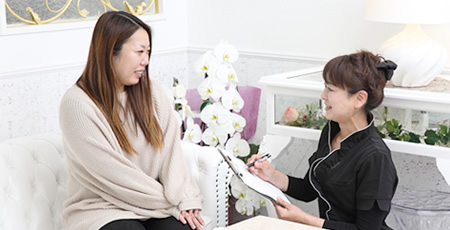
#> input picture site/assets/beginner_flow2.jpg, 450 x 230 px
$ python check.py
#> lines starting #> are read from the running program, lines starting #| are printed output that depends on the picture
"""公開前のガード"""
import base64
import glob
import os
import re
import sys
import urllib.parse

ROOT = os.path.dirname(os.path.dirname(os.path.abspath(__file__)))
os.chdir(ROOT)

FORBIDDEN = [
    'louiserever', 'Louise Rever', 'LOUISE REVER', 'ルイーズ', 'レヴェ',
    '和歌山', '海南', '073-482-3765', '0734823765', 'pnb6242x',
    'LIANGE', '34.1566', '135.211', '135.212',
    '後垣内', '西崎', '吉田', '宮本', '池田',

    'にしざき', 'よしだ', 'みやもと', 'いけだ',

    '西﨑', '髙', '𠮷',

    '073-494-3227', '0734943227',

    '株式会社　エターナル', '株式会社エターナル',
    '642-0002', '日方', 'グランドハイツ', 'wakayama',
    'x60074ea66a647f59', '8e55cb6ed0f9d602', '44Or44Kk44O844K644Os44O044Kn',
    'ana.exec', 'D000000500',
]

TEXT_EXT = ('.html', '.htm', '.css', '.js', '.xml', '.txt', '.json',
            '.webmanifest', '.php')

def targets(with_cgi=False):
    """検査するテキストファイルを列挙する"""
    for p in glob.glob('**/*', recursive=True):
        if not os.path.isfile(p):
            continue

        if p.startswith(('_tools' + os.sep, '_data' + os.sep, '_incoming' + os.sep)):
            continue
        if p.startswith('cgiFolder' + os.sep) and not with_cgi:
            continue
        if p.endswith(TEXT_EXT):
            yield p

# [55 lines left out: functions b64_decoded_chunks, pct_decoded_chunks, css_comments, not called in this run]

OWN_ART = {
    'logo.png', 'logo2.png', 'logo2_gold.png', 'ogp.jpg', 'map.jpg',
    'orn-light.jpg', 'sns_line_qr.png', 'sns_insta_photo.jpg',
}

def photo_like(placeholders):
    """テンプレート付属の写真が、まだ写真のまま残っているものを挙げる"""
    try:
        import warnings
        warnings.filterwarnings('ignore')
        from PIL import Image, ImageStat
    except ImportError:
        return []
    known = set(placeholders) | OWN_ART
    out = []
    for p in sorted(glob.glob('assets/*') + glob.glob('sp/**/*', recursive=True)):
        n = os.path.basename(p)
        if not os.path.isfile(p) or n in known:
            continue
        try:
            im = Image.open(p).convert('RGB')
        except Exception:
            continue
        if min(im.size) < 64:
            continue
        sm = im.resize((60, 60), Image.LANCZOS)
        if len(set(sm.getdata())) > 1500 and sum(ImageStat.Stat(sm).stddev) / 3 > 18:
            out.append(p)
    return out

def main():
    hits = []
    tokens = {}
    prices = 0
    files = list(targets())
    scan = list(targets(with_cgi=True))
    narrow = set(files)

    for p in scan:
        try:
            t = open(p, encoding='utf-8', errors='replace').read()
        except Exception:
            continue
        blobs = list(b64_decoded_chunks(t)) if p.endswith('.html') else []
        pcts = list(pct_decoded_chunks(t))
        for k in FORBIDDEN:
            n = t.count(k)
            if n:
                hits.append((p, k, n, '本文'))
            for b in blobs:
                nb = b.count(k)
                if nb:
                    hits.append((p, k, nb, 'base64の中'))
            for d in pcts:
                nd = d.count(k)
                if nd:
                    hits.append((p, k, nd, 'URLエンコードの中'))
        if p not in narrow:
            continue
        for m in re.finditer(r'\{\{([^}]{1,40})\}\}', t):
            tokens.setdefault(m.group(1), []).append(p)
        prices += len(re.findall(r'0,000', t))

    print('検査したファイル: %d（うち他店データの検査は %d）' % (len(files), len(scan)))
    print()

    print('■ 他店（Louise Rever）を特定できる文字列')
    if hits:
        for p, k, n, where in hits:
            print('   ✗ %-34s %-22s %d件（%s）' % (p, k, n, where))
        print('   → 残っています。この状態で公開してはいけません。')
    else:
        print('   ✓ 0件')
    print()

    tel_bad = []
    for p in scan:
        if not p.endswith(('.html', '.htm')):
            continue
        t = open(p, encoding='utf-8', errors='replace').read()
        for m in re.finditer(r'href="tel:([^"]+)"[^>]*>([^<]{0,40})<', t):
            raw, shown = m.group(1), m.group(2)
            a = re.sub(r'[^0-9]', '', raw)
            b = re.sub(r'[^0-9]', '', shown)
            if not a or not b:
                continue
            if a.startswith('81'):
                a = '0' + a[2:]
            if a != b:
                tel_bad.append((p, raw, shown))
    print('■ 電話：押すとかかる先と、画面の表示が合っているか')
    if tel_bad:
        for p, raw, shown in tel_bad:
            print('   ✗ %-34s 表示 %-16s → 実際は %s' % (p, shown, raw))
        print('   → 別の相手に掛かります。公開してはいけません。')
    else:
        print('   ✓ 食い違い 0件')
    print()

    print('■ 未確定の項目（伏せ字）: %d種' % len(tokens))
    for k in sorted(tokens):
        fs = tokens[k]
        print('   {{%s}}  %d箇所 / %dファイル' % (k, len(fs), len(set(fs))))
    print()

    own = set()
    for p2 in files:
        if not p2.endswith('.html') or p2.startswith('sp' + os.sep):
            continue
        s = open(p2, encoding='utf-8', errors='replace').read()
        own |= set(re.findall(r'class="([^"]*\blr-[\w-]+[^"]*)"', s))
    names = set()
    for v in own:
        names |= {x for x in v.split() if x.startswith('lr-')}
    style = ''
    for f2 in ('css/lr-common.css', 'js/lr-reveal.js', 'js/lr-nav.js',
               'js/lr-form.js', 'js/lr-schedule.js'):
        if os.path.exists(f2):
            style += open(f2, encoding='utf-8', errors='replace').read()
    orphan = sorted(n for n in names if n not in style)
    print('■ HTML の自作クラス %d種 → 受け手のないもの: %d種'
          % (len(names), len(orphan)))
    for n in orphan:
        print('   ✗ .%s  ― HTMLにあるが CSS/JS に無い' % n)
    print()

    print('■ 仮の料金（0,000）: %d件' % prices)

    lst = '_data/仮画像の一覧.txt'
    ph = []
    if os.path.exists(lst):
        ph = [x.strip() for x in open(lst, encoding='utf-8') if x.strip()
              and os.path.exists(os.path.join('assets', x.strip()))]
    print('■ 仮の画像: %d枚（一覧は %s）' % (len(ph), lst))

    rest = photo_like(ph)
#> in photo_like, im is the input picture: PIL image 450x230 RGB; mean R, G, B 192.7, 186.8, 183.8
#> in photo_like, `sm = im.resize((60, 60), Image.LANCZOS)`:
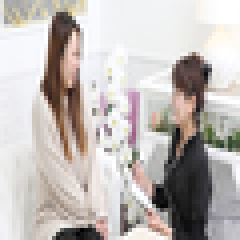
#> sm: PIL image 60x60 RGB (shown 4 times larger); mean R, G, B 192.6, 186.7, 183.7
#> pass 2 of the loop in photo_like, `for p in sorted(glob.glob('assets/*') + glob.glob('sp/**/*', recursive..`:
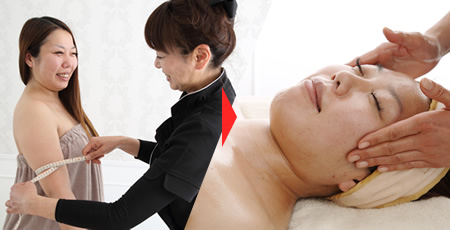
#> input picture site/assets/beginner_flow3.jpg, 450 x 230 px
#> in photo_like, im is the input picture: PIL image 450x230 RGB; mean R, G, B 176.4, 154.5, 142.7
#> in photo_like, `sm = im.resize((60, 60), Image.LANCZOS)`:
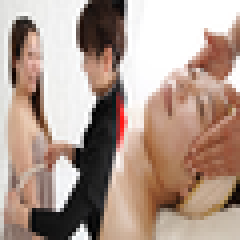
#> sm: PIL image 60x60 RGB (shown 4 times larger); mean R, G, B 176.3, 154.4, 142.6
#> pass 3 of the loop in photo_like, `for p in sorted(glob.glob('assets/*') + glob.glob('sp/**/*', recursive..`:
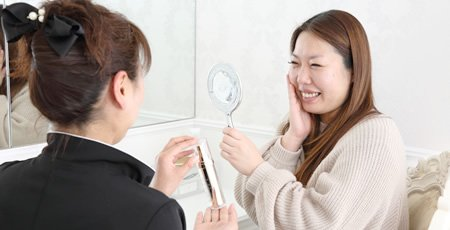
#> input picture site/assets/beginner_flow4.jpg, 450 x 230 px
#> in photo_like, im is the input picture: PIL image 450x230 RGB; mean R, G, B 176, 166, 160.5
#> in photo_like, `sm = im.resize((60, 60), Image.LANCZOS)`:
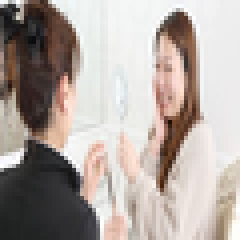
#> sm: PIL image 60x60 RGB (shown 4 times larger); mean R, G, B 176, 166, 160.5
#> the loop made 8 passes; the first 3 are shown
    print('   写真のまま残っているもの: %d枚' % len(rest))
    for n in rest:
        print('      ・%s' % n)
    if rest:
        print('   → 他店の看板・ロゴ・人物が写っていないか、'
              '公開前に必ず目で確かめること。')
    print()

    css_bad = []
    for css in sorted(glob.glob('css/*.css')):
        for msg in css_comments(css):
            css_bad.append('%s ― %s' % (css, msg))
    print('■ CSS の書き方: %s' % ('異常なし' if not css_bad else '%d件' % len(css_bad)))
    for m in css_bad:
        print('   ✗ %s' % m)
    print()

    if hits:
        print('判定: 公開不可（他店のデータが残っています）')
        return 1
    if orphan:
        print('判定: 不整合（HTMLのクラスに受け手がありません）')
        return 1
    if css_bad:
        print('判定: 不整合（CSSの一部が構文として捨てられます）')
        return 1
    if tokens or prices:
        print('判定: 未完成（他店のデータは無し。伏せ字と仮の値が残っています）')
        return 0
    print('判定: 公開可')
    return 0

if __name__ == '__main__':
    sys.exit(main())
#> (the program exits here)
